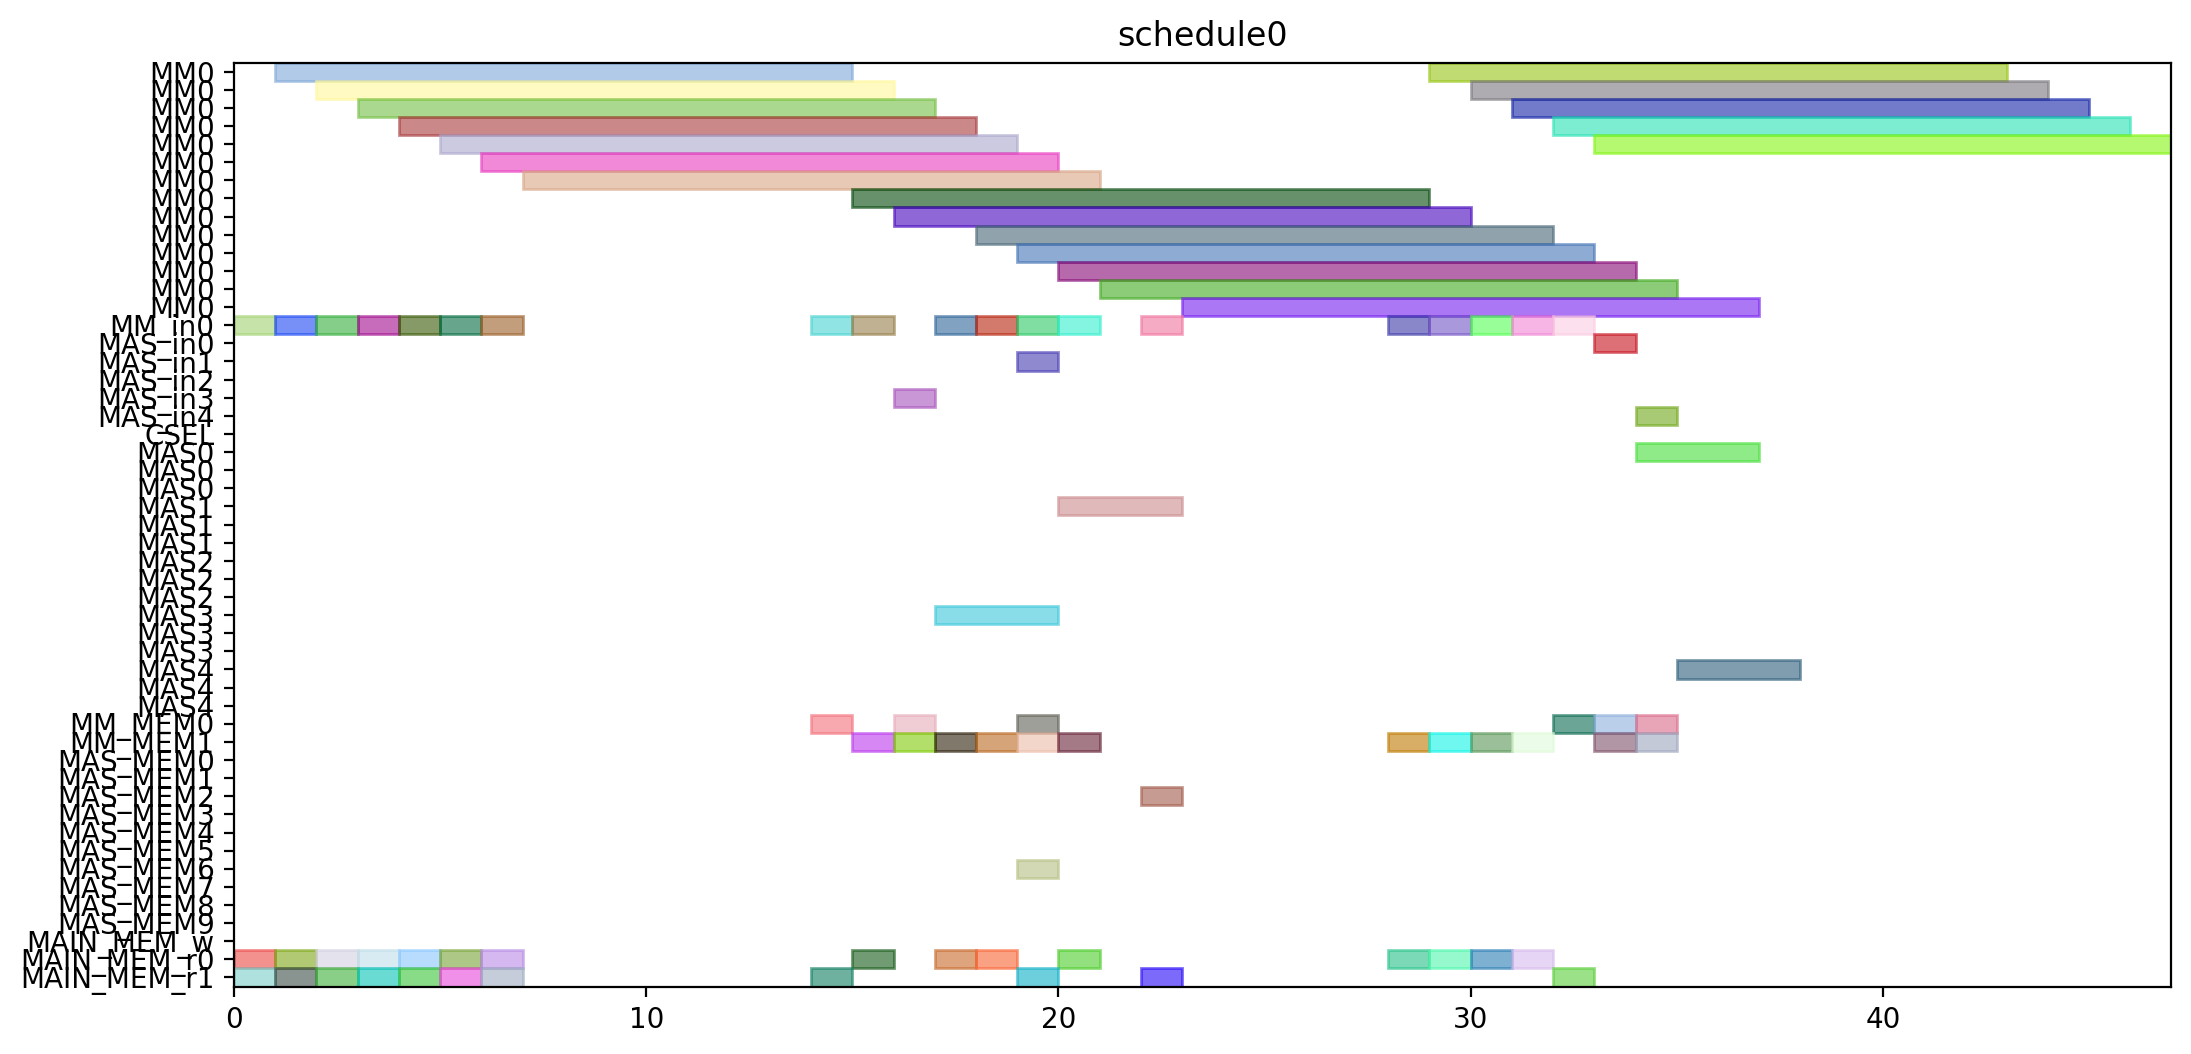

The Python source for this figure:
from pyschedule import Scenario, solvers, plotters, alt


def solve():
	horizon = 120
	S = Scenario("schedule0", horizon=horizon)

	# resource
	MM = S.Resources('MM', num=1, size=14)
	MM_in = S.Resources('MM_in', num=1)
	MAS_in = S.Resources('MAS_in', num=5)
	CSEL = S.Resource('CSEL')
	MAS = S.Resources('MAS', num=5, size=3, periods=range(1, horizon))
	MM_MEM = S.Resources('MM_MEM', num=2)
	MAS_MEM = S.Resources('MAS_MEM', num=10)
	MAIN_MEM_w = S.Resource('MAIN_MEM_w', size=1)
	MAIN_MEM_r = S.Resources('MAIN_MEM_r', num=2)

	# result of previous scheduling

	# new tasks
	Z_exp2 = S.Task('Z_exp2', length=14, delay_cost=1)
	Z_exp2 += alt(MM)
	Z_exp2_in = S.Task('Z_exp2_in', length=1, delay_cost=1)
	Z_exp2_in += alt(MM_in)
	S += Z_exp2_in*MM_in[0]<=Z_exp2*MM[0]
	Z_exp2_mem0 = S.Task('Z_exp2_mem0', length=1, delay_cost=1)
	Z_exp2_mem0 += MAIN_MEM_r[0]
	S += Z_exp2_mem0 <= Z_exp2

	Z_exp2_mem1 = S.Task('Z_exp2_mem1', length=1, delay_cost=1)
	Z_exp2_mem1 += MAIN_MEM_r[1]
	S += Z_exp2_mem1 <= Z_exp2

	NX0 = S.Task('NX0', length=14, delay_cost=1)
	NX0 += alt(MM)
	NX0_in = S.Task('NX0_in', length=1, delay_cost=1)
	NX0_in += alt(MM_in)
	S += NX0_in*MM_in[0]<=NX0*MM[0]
	NX0_mem0 = S.Task('NX0_mem0', length=1, delay_cost=1)
	NX0_mem0 += MAIN_MEM_r[0]
	S += NX0_mem0 <= NX0

	NX0_mem1 = S.Task('NX0_mem1', length=1, delay_cost=1)
	NX0_mem1 += MAIN_MEM_r[1]
	S += NX0_mem1 <= NX0

	k0_10_Z1 = S.Task('k0_10_Z1', length=14, delay_cost=1)
	k0_10_Z1 += alt(MM)
	k0_10_Z1_in = S.Task('k0_10_Z1_in', length=1, delay_cost=1)
	k0_10_Z1_in += alt(MM_in)
	S += k0_10_Z1_in*MM_in[0]<=k0_10_Z1*MM[0]
	k0_10_Z1_mem0 = S.Task('k0_10_Z1_mem0', length=1, delay_cost=1)
	k0_10_Z1_mem0 += MAIN_MEM_r[0]
	S += k0_10_Z1_mem0 <= k0_10_Z1

	k0_10_Z1_mem1 = S.Task('k0_10_Z1_mem1', length=1, delay_cost=1)
	k0_10_Z1_mem1 += MAIN_MEM_r[1]
	S += k0_10_Z1_mem1 <= k0_10_Z1

	DX0 = S.Task('DX0', length=14, delay_cost=1)
	DX0 += alt(MM)
	DX0_in = S.Task('DX0_in', length=1, delay_cost=1)
	DX0_in += alt(MM_in)
	S += DX0_in*MM_in[0]<=DX0*MM[0]
	DX0_mem0 = S.Task('DX0_mem0', length=1, delay_cost=1)
	DX0_mem0 += MAIN_MEM_r[0]
	S += DX0_mem0 <= DX0

	DX0_mem1 = S.Task('DX0_mem1', length=1, delay_cost=1)
	DX0_mem1 += MAIN_MEM_r[1]
	S += DX0_mem1 <= DX0

	NY0 = S.Task('NY0', length=14, delay_cost=1)
	NY0 += alt(MM)
	NY0_in = S.Task('NY0_in', length=1, delay_cost=1)
	NY0_in += alt(MM_in)
	S += NY0_in*MM_in[0]<=NY0*MM[0]
	NY0_mem0 = S.Task('NY0_mem0', length=1, delay_cost=1)
	NY0_mem0 += MAIN_MEM_r[0]
	S += NY0_mem0 <= NY0

	NY0_mem1 = S.Task('NY0_mem1', length=1, delay_cost=1)
	NY0_mem1 += MAIN_MEM_r[1]
	S += NY0_mem1 <= NY0

	k2_14_Z1 = S.Task('k2_14_Z1', length=14, delay_cost=1)
	k2_14_Z1 += alt(MM)
	k2_14_Z1_in = S.Task('k2_14_Z1_in', length=1, delay_cost=1)
	k2_14_Z1_in += alt(MM_in)
	S += k2_14_Z1_in*MM_in[0]<=k2_14_Z1*MM[0]
	k2_14_Z1_mem0 = S.Task('k2_14_Z1_mem0', length=1, delay_cost=1)
	k2_14_Z1_mem0 += MAIN_MEM_r[0]
	S += k2_14_Z1_mem0 <= k2_14_Z1

	k2_14_Z1_mem1 = S.Task('k2_14_Z1_mem1', length=1, delay_cost=1)
	k2_14_Z1_mem1 += MAIN_MEM_r[1]
	S += k2_14_Z1_mem1 <= k2_14_Z1

	DY0 = S.Task('DY0', length=14, delay_cost=1)
	DY0 += alt(MM)
	DY0_in = S.Task('DY0_in', length=1, delay_cost=1)
	DY0_in += alt(MM_in)
	S += DY0_in*MM_in[0]<=DY0*MM[0]
	DY0_mem0 = S.Task('DY0_mem0', length=1, delay_cost=1)
	DY0_mem0 += MAIN_MEM_r[0]
	S += DY0_mem0 <= DY0

	DY0_mem1 = S.Task('DY0_mem1', length=1, delay_cost=1)
	DY0_mem1 += MAIN_MEM_r[1]
	S += DY0_mem1 <= DY0

	Z_exp3 = S.Task('Z_exp3', length=14, delay_cost=1)
	Z_exp3 += alt(MM)
	Z_exp3_in = S.Task('Z_exp3_in', length=1, delay_cost=1)
	Z_exp3_in += alt(MM_in)
	S += Z_exp3_in*MM_in[0]<=Z_exp3*MM[0]
	Z_exp3_mem0 = S.Task('Z_exp3_mem0', length=1, delay_cost=1)
	Z_exp3_mem0 += alt(MM_MEM)
	S += (Z_exp2*MM[0])-1 < Z_exp3_mem0*MM_MEM[0]
	S += Z_exp3_mem0 <= Z_exp3

	Z_exp3_mem1 = S.Task('Z_exp3_mem1', length=1, delay_cost=1)
	Z_exp3_mem1 += MAIN_MEM_r[1]
	S += Z_exp3_mem1 <= Z_exp3

	NX1_ = S.Task('NX1_', length=3, delay_cost=1)
	NX1_ += alt(MAS)
	NX1__in = S.Task('NX1__in', length=1, delay_cost=1)
	NX1__in += alt(MAS_in)
	S += NX1__in*MAS_in[0]<=NX1_*MAS[0]

	S += NX1__in*MAS_in[1]<=NX1_*MAS[1]

	S += NX1__in*MAS_in[2]<=NX1_*MAS[2]

	S += NX1__in*MAS_in[3]<=NX1_*MAS[3]

	S += NX1__in*MAS_in[4]<=NX1_*MAS[4]

	NX1__mem0 = S.Task('NX1__mem0', length=1, delay_cost=1)
	NX1__mem0 += alt(MM_MEM)
	S += (NX0*MM[0])-1 < NX1__mem0*MM_MEM[0]
	S += NX1__mem0 <= NX1_

	NX1__mem1 = S.Task('NX1__mem1', length=1, delay_cost=1)
	NX1__mem1 += alt(MM_MEM)
	S += (k0_10_Z1*MM[0])-1 < NX1__mem1*MM_MEM[1]
	S += NX1__mem1 <= NX1_

	k0_9_Z2 = S.Task('k0_9_Z2', length=14, delay_cost=1)
	k0_9_Z2 += alt(MM)
	k0_9_Z2_in = S.Task('k0_9_Z2_in', length=1, delay_cost=1)
	k0_9_Z2_in += alt(MM_in)
	S += k0_9_Z2_in*MM_in[0]<=k0_9_Z2*MM[0]
	k0_9_Z2_mem0 = S.Task('k0_9_Z2_mem0', length=1, delay_cost=1)
	k0_9_Z2_mem0 += MAIN_MEM_r[0]
	S += k0_9_Z2_mem0 <= k0_9_Z2

	k0_9_Z2_mem1 = S.Task('k0_9_Z2_mem1', length=1, delay_cost=1)
	k0_9_Z2_mem1 += alt(MM_MEM)
	S += (Z_exp2*MM[0])-1 < k0_9_Z2_mem1*MM_MEM[1]
	S += k0_9_Z2_mem1 <= k0_9_Z2

	k1_9_Z2 = S.Task('k1_9_Z2', length=14, delay_cost=1)
	k1_9_Z2 += alt(MM)
	k1_9_Z2_in = S.Task('k1_9_Z2_in', length=1, delay_cost=1)
	k1_9_Z2_in += alt(MM_in)
	S += k1_9_Z2_in*MM_in[0]<=k1_9_Z2*MM[0]
	k1_9_Z2_mem0 = S.Task('k1_9_Z2_mem0', length=1, delay_cost=1)
	k1_9_Z2_mem0 += MAIN_MEM_r[0]
	S += k1_9_Z2_mem0 <= k1_9_Z2

	k1_9_Z2_mem1 = S.Task('k1_9_Z2_mem1', length=1, delay_cost=1)
	k1_9_Z2_mem1 += alt(MM_MEM)
	S += (Z_exp2*MM[0])-1 < k1_9_Z2_mem1*MM_MEM[1]
	S += k1_9_Z2_mem1 <= k1_9_Z2

	NY1_ = S.Task('NY1_', length=3, delay_cost=1)
	NY1_ += alt(MAS)
	NY1__in = S.Task('NY1__in', length=1, delay_cost=1)
	NY1__in += alt(MAS_in)
	S += NY1__in*MAS_in[0]<=NY1_*MAS[0]

	S += NY1__in*MAS_in[1]<=NY1_*MAS[1]

	S += NY1__in*MAS_in[2]<=NY1_*MAS[2]

	S += NY1__in*MAS_in[3]<=NY1_*MAS[3]

	S += NY1__in*MAS_in[4]<=NY1_*MAS[4]

	NY1__mem0 = S.Task('NY1__mem0', length=1, delay_cost=1)
	NY1__mem0 += alt(MM_MEM)
	S += (NY0*MM[0])-1 < NY1__mem0*MM_MEM[0]
	S += NY1__mem0 <= NY1_

	NY1__mem1 = S.Task('NY1__mem1', length=1, delay_cost=1)
	NY1__mem1 += alt(MM_MEM)
	S += (k2_14_Z1*MM[0])-1 < NY1__mem1*MM_MEM[1]
	S += NY1__mem1 <= NY1_

	k2_13_Z2 = S.Task('k2_13_Z2', length=14, delay_cost=1)
	k2_13_Z2 += alt(MM)
	k2_13_Z2_in = S.Task('k2_13_Z2_in', length=1, delay_cost=1)
	k2_13_Z2_in += alt(MM_in)
	S += k2_13_Z2_in*MM_in[0]<=k2_13_Z2*MM[0]
	k2_13_Z2_mem0 = S.Task('k2_13_Z2_mem0', length=1, delay_cost=1)
	k2_13_Z2_mem0 += MAIN_MEM_r[0]
	S += k2_13_Z2_mem0 <= k2_13_Z2

	k2_13_Z2_mem1 = S.Task('k2_13_Z2_mem1', length=1, delay_cost=1)
	k2_13_Z2_mem1 += alt(MM_MEM)
	S += (Z_exp2*MM[0])-1 < k2_13_Z2_mem1*MM_MEM[1]
	S += k2_13_Z2_mem1 <= k2_13_Z2

	k3_14_Z2 = S.Task('k3_14_Z2', length=14, delay_cost=1)
	k3_14_Z2 += alt(MM)
	k3_14_Z2_in = S.Task('k3_14_Z2_in', length=1, delay_cost=1)
	k3_14_Z2_in += alt(MM_in)
	S += k3_14_Z2_in*MM_in[0]<=k3_14_Z2*MM[0]
	k3_14_Z2_mem0 = S.Task('k3_14_Z2_mem0', length=1, delay_cost=1)
	k3_14_Z2_mem0 += MAIN_MEM_r[0]
	S += k3_14_Z2_mem0 <= k3_14_Z2

	k3_14_Z2_mem1 = S.Task('k3_14_Z2_mem1', length=1, delay_cost=1)
	k3_14_Z2_mem1 += alt(MM_MEM)
	S += (Z_exp2*MM[0])-1 < k3_14_Z2_mem1*MM_MEM[1]
	S += k3_14_Z2_mem1 <= k3_14_Z2

	Z_exp4 = S.Task('Z_exp4', length=14, delay_cost=1)
	Z_exp4 += alt(MM)
	Z_exp4_in = S.Task('Z_exp4_in', length=1, delay_cost=1)
	Z_exp4_in += alt(MM_in)
	S += Z_exp4_in*MM_in[0]<=Z_exp4*MM[0]
	Z_exp4_mem0 = S.Task('Z_exp4_mem0', length=1, delay_cost=1)
	Z_exp4_mem0 += alt(MM_MEM)
	S += (Z_exp3*MM[0])-1 < Z_exp4_mem0*MM_MEM[0]
	S += Z_exp4_mem0 <= Z_exp4

	Z_exp4_mem1 = S.Task('Z_exp4_mem1', length=1, delay_cost=1)
	Z_exp4_mem1 += MAIN_MEM_r[1]
	S += Z_exp4_mem1 <= Z_exp4

	NX1 = S.Task('NX1', length=14, delay_cost=1)
	NX1 += alt(MM)
	NX1_in = S.Task('NX1_in', length=1, delay_cost=1)
	NX1_in += alt(MM_in)
	S += NX1_in*MM_in[0]<=NX1*MM[0]
	NX1_mem0 = S.Task('NX1_mem0', length=1, delay_cost=1)
	NX1_mem0 += alt(MAS_MEM)
	S += (NX1_*MAS[0])-1 < NX1_mem0*MAS_MEM[0]
	S += (NX1_*MAS[1])-1 < NX1_mem0*MAS_MEM[2]
	S += (NX1_*MAS[2])-1 < NX1_mem0*MAS_MEM[4]
	S += (NX1_*MAS[3])-1 < NX1_mem0*MAS_MEM[6]
	S += (NX1_*MAS[4])-1 < NX1_mem0*MAS_MEM[8]
	S += NX1_mem0 <= NX1

	NX1_mem1 = S.Task('NX1_mem1', length=1, delay_cost=1)
	NX1_mem1 += MAIN_MEM_r[1]
	S += NX1_mem1 <= NX1

	k0_8_Z3 = S.Task('k0_8_Z3', length=14, delay_cost=1)
	k0_8_Z3 += alt(MM)
	k0_8_Z3_in = S.Task('k0_8_Z3_in', length=1, delay_cost=1)
	k0_8_Z3_in += alt(MM_in)
	S += k0_8_Z3_in*MM_in[0]<=k0_8_Z3*MM[0]
	k0_8_Z3_mem0 = S.Task('k0_8_Z3_mem0', length=1, delay_cost=1)
	k0_8_Z3_mem0 += MAIN_MEM_r[0]
	S += k0_8_Z3_mem0 <= k0_8_Z3

	k0_8_Z3_mem1 = S.Task('k0_8_Z3_mem1', length=1, delay_cost=1)
	k0_8_Z3_mem1 += alt(MM_MEM)
	S += (Z_exp3*MM[0])-1 < k0_8_Z3_mem1*MM_MEM[1]
	S += k0_8_Z3_mem1 <= k0_8_Z3

	DX1_ = S.Task('DX1_', length=3, delay_cost=1)
	DX1_ += alt(MAS)
	DX1__in = S.Task('DX1__in', length=1, delay_cost=1)
	DX1__in += alt(MAS_in)
	S += DX1__in*MAS_in[0]<=DX1_*MAS[0]

	S += DX1__in*MAS_in[1]<=DX1_*MAS[1]

	S += DX1__in*MAS_in[2]<=DX1_*MAS[2]

	S += DX1__in*MAS_in[3]<=DX1_*MAS[3]

	S += DX1__in*MAS_in[4]<=DX1_*MAS[4]

	DX1__mem0 = S.Task('DX1__mem0', length=1, delay_cost=1)
	DX1__mem0 += alt(MM_MEM)
	S += (DX0*MM[0])-1 < DX1__mem0*MM_MEM[0]
	S += DX1__mem0 <= DX1_

	DX1__mem1 = S.Task('DX1__mem1', length=1, delay_cost=1)
	DX1__mem1 += alt(MM_MEM)
	S += (k1_9_Z2*MM[0])-1 < DX1__mem1*MM_MEM[1]
	S += DX1__mem1 <= DX1_

	k1_8_Z3 = S.Task('k1_8_Z3', length=14, delay_cost=1)
	k1_8_Z3 += alt(MM)
	k1_8_Z3_in = S.Task('k1_8_Z3_in', length=1, delay_cost=1)
	k1_8_Z3_in += alt(MM_in)
	S += k1_8_Z3_in*MM_in[0]<=k1_8_Z3*MM[0]
	k1_8_Z3_mem0 = S.Task('k1_8_Z3_mem0', length=1, delay_cost=1)
	k1_8_Z3_mem0 += MAIN_MEM_r[0]
	S += k1_8_Z3_mem0 <= k1_8_Z3

	k1_8_Z3_mem1 = S.Task('k1_8_Z3_mem1', length=1, delay_cost=1)
	k1_8_Z3_mem1 += alt(MM_MEM)
	S += (Z_exp3*MM[0])-1 < k1_8_Z3_mem1*MM_MEM[1]
	S += k1_8_Z3_mem1 <= k1_8_Z3

	NY1 = S.Task('NY1', length=14, delay_cost=1)
	NY1 += alt(MM)
	NY1_in = S.Task('NY1_in', length=1, delay_cost=1)
	NY1_in += alt(MM_in)
	S += NY1_in*MM_in[0]<=NY1*MM[0]
	NY1_mem0 = S.Task('NY1_mem0', length=1, delay_cost=1)
	NY1_mem0 += alt(MAS_MEM)
	S += (NY1_*MAS[0])-1 < NY1_mem0*MAS_MEM[0]
	S += (NY1_*MAS[1])-1 < NY1_mem0*MAS_MEM[2]
	S += (NY1_*MAS[2])-1 < NY1_mem0*MAS_MEM[4]
	S += (NY1_*MAS[3])-1 < NY1_mem0*MAS_MEM[6]
	S += (NY1_*MAS[4])-1 < NY1_mem0*MAS_MEM[8]
	S += NY1_mem0 <= NY1

	NY1_mem1 = S.Task('NY1_mem1', length=1, delay_cost=1)
	NY1_mem1 += MAIN_MEM_r[1]
	S += NY1_mem1 <= NY1

	k2_12_Z3 = S.Task('k2_12_Z3', length=14, delay_cost=1)
	k2_12_Z3 += alt(MM)
	k2_12_Z3_in = S.Task('k2_12_Z3_in', length=1, delay_cost=1)
	k2_12_Z3_in += alt(MM_in)
	S += k2_12_Z3_in*MM_in[0]<=k2_12_Z3*MM[0]
	k2_12_Z3_mem0 = S.Task('k2_12_Z3_mem0', length=1, delay_cost=1)
	k2_12_Z3_mem0 += MAIN_MEM_r[0]
	S += k2_12_Z3_mem0 <= k2_12_Z3

	k2_12_Z3_mem1 = S.Task('k2_12_Z3_mem1', length=1, delay_cost=1)
	k2_12_Z3_mem1 += alt(MM_MEM)
	S += (Z_exp3*MM[0])-1 < k2_12_Z3_mem1*MM_MEM[1]
	S += k2_12_Z3_mem1 <= k2_12_Z3

	DY1_ = S.Task('DY1_', length=3, delay_cost=1)
	DY1_ += alt(MAS)
	DY1__in = S.Task('DY1__in', length=1, delay_cost=1)
	DY1__in += alt(MAS_in)
	S += DY1__in*MAS_in[0]<=DY1_*MAS[0]

	S += DY1__in*MAS_in[1]<=DY1_*MAS[1]

	S += DY1__in*MAS_in[2]<=DY1_*MAS[2]

	S += DY1__in*MAS_in[3]<=DY1_*MAS[3]

	S += DY1__in*MAS_in[4]<=DY1_*MAS[4]

	DY1__mem0 = S.Task('DY1__mem0', length=1, delay_cost=1)
	DY1__mem0 += alt(MM_MEM)
	S += (DY0*MM[0])-1 < DY1__mem0*MM_MEM[0]
	S += DY1__mem0 <= DY1_

	DY1__mem1 = S.Task('DY1__mem1', length=1, delay_cost=1)
	DY1__mem1 += alt(MM_MEM)
	S += (k3_14_Z2*MM[0])-1 < DY1__mem1*MM_MEM[1]
	S += DY1__mem1 <= DY1_

	k3_13_Z3 = S.Task('k3_13_Z3', length=14, delay_cost=1)
	k3_13_Z3 += alt(MM)
	k3_13_Z3_in = S.Task('k3_13_Z3_in', length=1, delay_cost=1)
	k3_13_Z3_in += alt(MM_in)
	S += k3_13_Z3_in*MM_in[0]<=k3_13_Z3*MM[0]
	k3_13_Z3_mem0 = S.Task('k3_13_Z3_mem0', length=1, delay_cost=1)
	k3_13_Z3_mem0 += MAIN_MEM_r[0]
	S += k3_13_Z3_mem0 <= k3_13_Z3

	k3_13_Z3_mem1 = S.Task('k3_13_Z3_mem1', length=1, delay_cost=1)
	k3_13_Z3_mem1 += alt(MM_MEM)
	S += (Z_exp3*MM[0])-1 < k3_13_Z3_mem1*MM_MEM[1]
	S += k3_13_Z3_mem1 <= k3_13_Z3

	solvers.mip.solve(S,msg=1,kind='CPLEX',ratio_gap=1.01)

	solution = [['hoge']*len(S.solution()[1]) for i in range(len(S.solution()))]
	for i in range(len(S.solution())):
		for j in range(len(S.solution()[i])):
			solution[i][j]=str(S.solution()[i][j])
	print(solution)

	cycles = int(solution[-1][3])

	pic_file_name = "/mnt/rose/usr1/fukuda/ABE/multiRAM_multiMAS_16mux/scheduling_result/stage14MM1_stage3MAS5/ISOGENY/schedule0.png"
	if(S.solution() != []):
		plotters.matplotlib.plot(S,img_filename=pic_file_name, show_task_labels=False, fig_size=(cycles*0.25+3, 6))

	return solution
